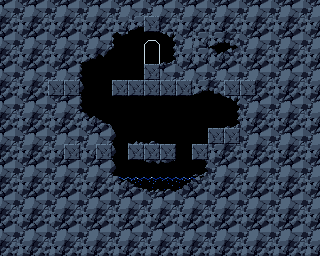

Tiled map render using the project's own tile images. Description and the map definition, with tile-layer contents summarised, below:
An orthogonal 20x16 tile map with 16x16 px tiles, 2 tile layers (Background, Tile Layer 1).

<map version="1.0" orientation="orthogonal" renderorder="right-down" width="20" height="16" tilewidth="16" tileheight="16" nextobjectid="1">
 <tileset firstgid="1" name="PrtCave" tilewidth="16" tileheight="16" tilecount="80" columns="16">
  <image source="../tilesets/PrtCave.png" width="256" height="80" />
 </tileset>
 <layer name="Background" width="20" height="16">
  <data>[320 cells, 320 non-empty, 28 distinct tile ids]</data>
 </layer>
 <layer name="Tile Layer 1" width="20" height="16">
  <data>[320 cells, 19 non-empty, 1 distinct tile ids]</data>
 </layer>
</map>